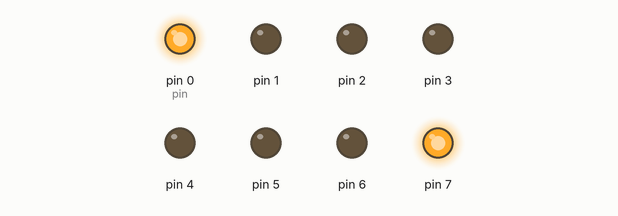
This sketch was run on a simulated Arduino Uno, built with avr-gcc and run on an emulated ATmega328P. On the bench: output pins drawn as LEDs (lit = HIGH).

Above: at 0.1 s.
At 1.2 s:
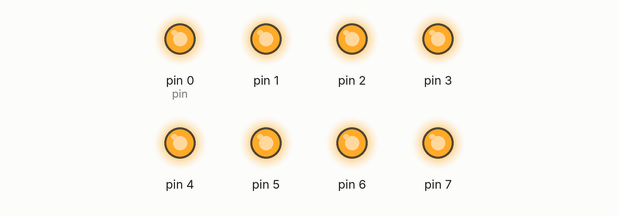
At 2.1 s:
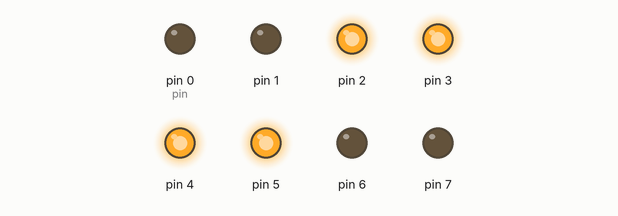
At 2.9 s:
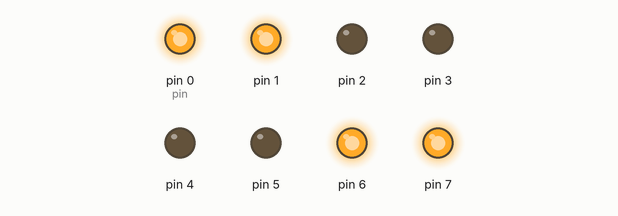
At 4.5 s:
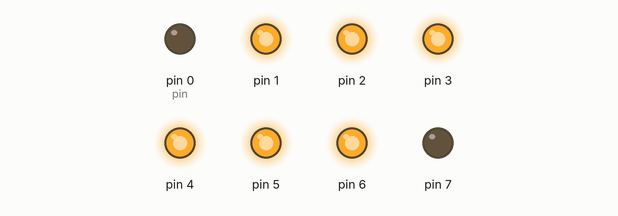
At 5.7 s:
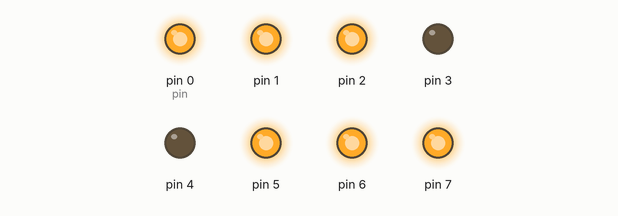
Timing chart, 0 to 6.0 s (numbered marks = the images above):
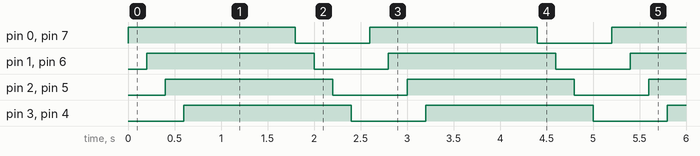

The sketch:

Practica_1_AUDI_en_Arduino.ino
```cpp
int pin = 0;

void setup() {
  pinMode(0, OUTPUT);
  pinMode(1, OUTPUT);
  pinMode(2, OUTPUT);
  pinMode(3, OUTPUT);
  pinMode(4, OUTPUT);
  pinMode(5, OUTPUT);
  pinMode(6, OUTPUT);
  pinMode(7, OUTPUT);
}

void loop() {

  digitalWrite(0, HIGH);
  digitalWrite(7, HIGH);
  delay(200);

  digitalWrite(1, HIGH);
  digitalWrite(6, HIGH);
  delay(200);

  digitalWrite(2, HIGH);
  digitalWrite(5, HIGH);
  delay(200);

  digitalWrite(3, HIGH);
  digitalWrite(4, HIGH);
  delay(200);


  delay(1000);

  digitalWrite(0, LOW);
  digitalWrite(7, LOW);
  delay(200);

  digitalWrite(1, LOW);
  digitalWrite(6, LOW);
  delay(200);

  digitalWrite(2, LOW);
  digitalWrite(5, LOW);
  delay(200);

  digitalWrite(3, LOW);
  digitalWrite(4, LOW);
  delay(200);

}
```

Measured:
- by itself, pin 0 (pin), pin 1–7: alternates HIGH for 1.8 s and LOW for 0.80 s
- by itself, everything shown: repeats every 2.6 s, in 8 steps
